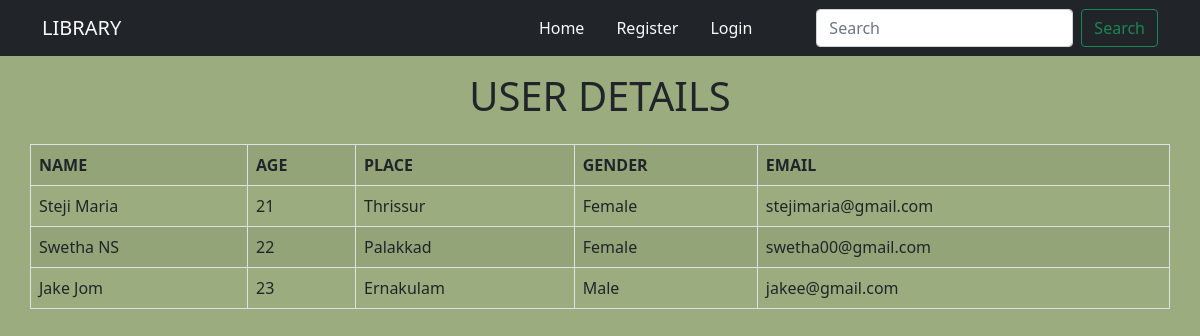
Screenshot of /users/users/ (signed in) with the database file from the repository.
### users/models.py (models this page shows, shortened)
class Users(models.Model):
    name=models.CharField(max_length=20)
    age=models.IntegerField()
    place=models.CharField(max_length=20)
    gender=models.CharField(max_length=20)
    email=models.CharField(max_length=20)

### users/views.py (the view)
# urls.py: path('users/', views.view_users, name='users')
@login_required
def view_users(request):
    k=Users.objects.all()
    return render(request, 'userdetail.html', {'user': k})

### templates/userdetail.html
{% extends 'base.html' %}
{% load static %}
{% block content %}
<h1 class="mt-3 mb-4 text-center">USER DETAILS</h1>
<table class="container table table-bordered table-sucess table-striped table-hover">
    <tr>
        <th>NAME</th>
        <th>AGE</th>
        <th>PLACE</th>
        <th>GENDER</th>
        <th>EMAIL</th>
    </tr>
    {% for i in user %}
    <tr>
    <td >{{i.name}}</td>
    <td>{{i.age}}</td>
    <td>{{i.place}}</td>
    <td>{{i.gender}}</td>
    <td>{{i.email}}</td>
    </tr>
    {% endfor %}
</table>
{% endblock %}

### static/css/style.css (style rules this page uses)
body { background-color:#9BAD7F; }

### rows the page displays
Users: name "Steji Maria", age "21", place "Thrissur", gender "Female", email "stejimaria@gmail.com"
Users: name "Swetha NS", age "22", place "Palakkad", gender "Female", email "swetha00@gmail.com"
Users: name "Jake Jom", age "23", place "Ernakulam", gender "Male", email "jakee@gmail.com"
